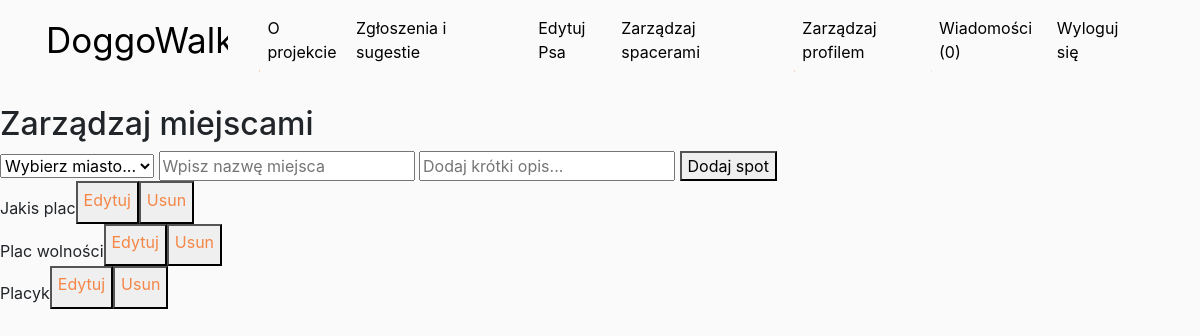
Screenshot of /admin/managespots.php (signed in) with the database file from the repository.
### tables this page shows
CREATE TABLE `spot` (
  `id` int(10) NOT NULL,
  `name` varchar(30) NOT NULL,
  `id_city` int(10) NOT NULL,
  `description` varchar(3000) DEFAULT NULL,
  `deleted` tinyint(1) NOT NULL DEFAULT 1
);

### admin/managespots.php (the view, shortened to what this page needs)
<?php require_once '../views/containers/header.php'; ?>
<?php require_once '../views/containers/menu.php'; ?>
<?php
require_once 'includes/dbh.inc.php';
?>
    <h2>
        Zarządzaj miejscami
    </h2>
<form action="includes/managespots.inc.php" method="post">
        <select name ='city'>
            <option>Wybierz miasto...</option>
        </select>
        <input type = "text" name="name" placeholder="Wpisz nazwę miejsca">
        <input type = "text" name="description" placeholder="Dodaj krótki opis...">
        <button type = "submit" name ="submit">Dodaj spot</button>
    </form>
    <?php
    $sqli = "SELECT name,deleted FROM spot";
    $result = mysqli_query($conn, $sqli);
    while ($row = mysqli_fetch_array($result)) {
        $curr = $row['name'];
        if($row['deleted']==0) {
            echo $row['name'] . '<button>' . '<a href ="editspot.php?edit=' . $curr . '">' . ' Edytuj' . '</a>' . '</button>'
                . '<button>' . '<a href ="includes/managespots.inc.php?delete=' . $curr . '">' . ' Usun' . '</a>' . '</button>' . '<br>';
        }
    }
    ?>
<?php require_once '../views/containers/footer.php'; ?>

### assets/css/main.css (style rules this page uses)
body { background-color: #fafafa; background-image: url("../img/doggo_walks.jpg"); background-repeat: no-repeat; background-position: bottom right; background-size: 35%; min-height: 100vh; }
a { display: inline-block; position: relative; padding: 0.2em 0; color: #f58646; }
a::after { content: ''; position: absolute; bottom: 0; left: 0; width: 100%; height: 0.1em; background-color: #f58646; opacity: 0; transition: opacity 300ms, transform 300ms; }
a { overflow: hidden; }
a::after { opacity: 1; transform: translate3d(-100%, 0, 0); }

### rows the page displays
spot: name "Jakis plac"
spot: name "Plac wolności"
spot: name "Placyk"
